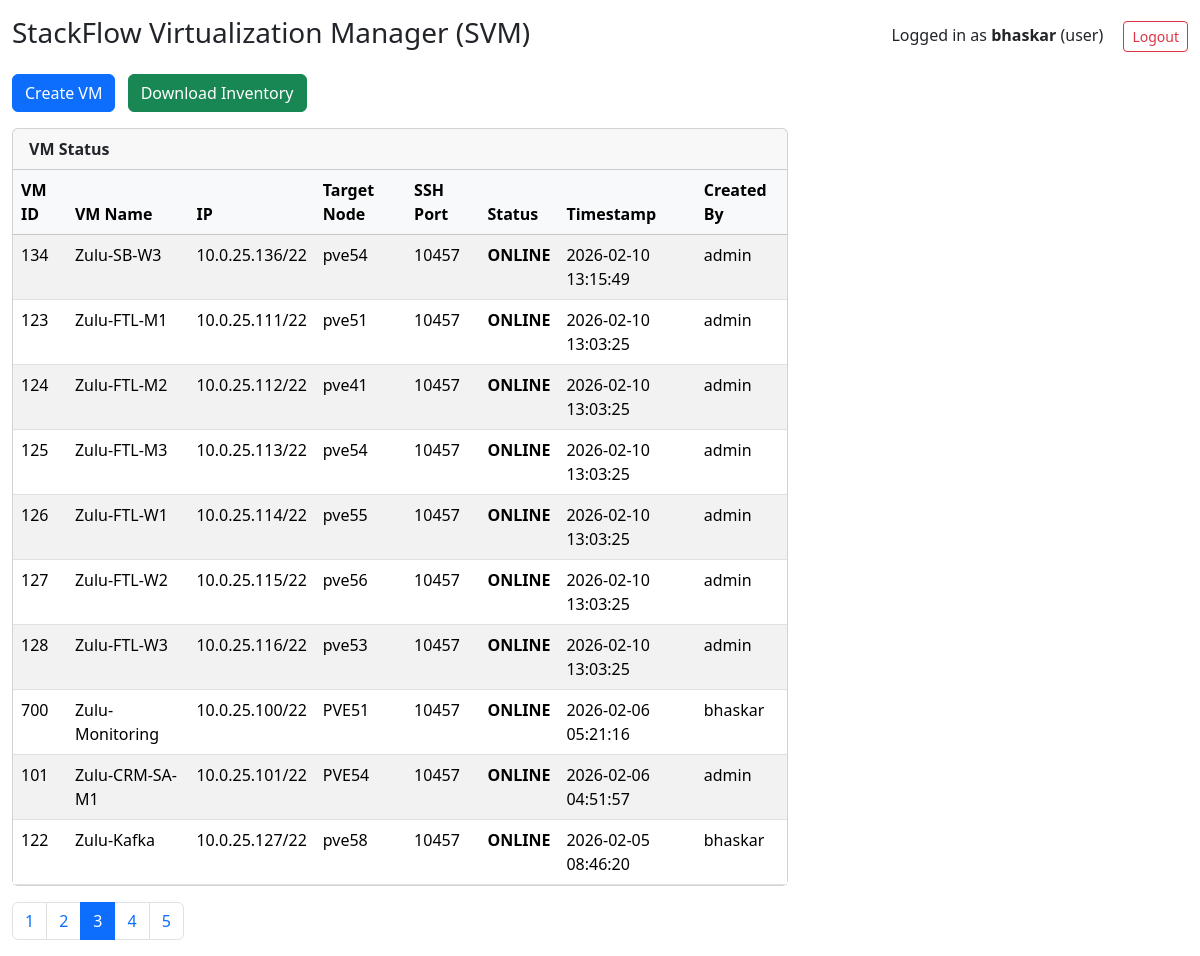
The app's page /dashboard?page=3&per_page=10 (signed in) with its own data.
### tables this page shows
CREATE TABLE vm_status (
        vmid TEXT PRIMARY KEY,
        vmname TEXT,
        ipaddr TEXT,
        target_node TEXT,
        ssh_port INTEGER,
        ssh_status TEXT,
        timestamp INTEGER,
        created_by TEXT
    , port_status TEXT, ports TEXT, disksize INTEGER DEFAULT 20, master_ip TEXT, cluster_name TEXT, extra_vars TEXT);

### app.py (the view)
@app.route("/dashboard")
@login_required
def dashboard():
    page = int(request.args.get("page", 1))
    per_page = int(request.args.get("per_page", 10))
    offset = (page-1)*per_page
    conn = sqlite3.connect(DB_PATH)
    c = conn.cursor()
    c.execute("SELECT COUNT(*) FROM vm_status")
    total_vms = c.fetchone()[0]
    c.execute(f"""
        SELECT vmid, vmname, ipaddr, target_node,
               ssh_port, ssh_status, timestamp, created_by
        FROM vm_status
        ORDER BY timestamp DESC
        LIMIT {per_page} OFFSET {offset}
    """)
    rows = c.fetchall()
    users = []
    if session["role"] == "admin":
        c.execute("SELECT username, email, role FROM users")
        users = c.fetchall()
    conn.close()
    vms = []
    for r in rows:
        vms.append({
            "vmid": r[0],
            "vmname": r[1],
            "ipaddr": r[2],
            "target_node": r[3],
            "ssh_port": r[4],
            "ssh_status": r[5],
            "timestamp": time.strftime("%Y-%m-%d %H:%M:%S", time.localtime(r[6])),
            "created_by": r[7]
        })
    total_pages = (total_vms + per_page - 1) // per_page
    return render_template(
        "dashboard.html",
        vms=vms,
        users=users,
        role=session["role"],
        username=session["username"],
        page=page,
        per_page=per_page,
        total_pages=total_pages
    )

### app.py (called while the page is built)
def login_required(f):
    @wraps(f)
    def wrap(*args, **kwargs):
        if "username" not in session:
            return redirect(url_for("login"))
        return f(*args, **kwargs)
    return wrap

### templates/dashboard.html (shortened to what this page needs)
<!DOCTYPE html>
<html lang="en">
<head>
<link href="https://cdn.jsdelivr.net/npm/bootstrap@5.3.3/dist/css/bootstrap.min.css" rel="stylesheet">
</head>
<body>
<div class="container-fluid mt-3">
<div class="d-flex justify-content-between align-items-center mb-3">
    <h3>StackFlow Virtualization Manager (SVM)</h3>
    <div>
        <span class="me-3">
            Logged in as <strong>{{ username }}</strong> ({{ role }})
        </span>
        <a href="{{ url_for('logout') }}" class="btn btn-outline-danger btn-sm">Logout</a>
    </div>
</div>
<div class="mb-3">
    <a href="{{ url_for('vm_form') }}" class="btn btn-primary">Create VM</a>
    <a href="{{ url_for('download_inventory') }}" class="btn btn-success ms-2">
        Download Inventory
    </a>
</div>
<div class="row">
<div class="col-md-8">
    <div class="card mb-3">
        <div class="card-header">VM Status</div>
        <div class="card-body p-0">
            <table class="table table-striped table-hover mb-0">
                <thead class="table-light">
                    <tr>
                        <th>VM ID</th>
                        <th>VM Name</th>
                        <th>IP</th>
                        <th>Target Node</th>
                        <th>SSH Port</th>
                        <th>Status</th>
                        <th>Timestamp</th>
                        <th>Created By</th>
                    </tr>
                </thead>
                <tbody>
                {% for vm in vms %}
                    <tr>
                        <td>{{ vm.vmid }}</td>
                        <td>{{ vm.vmname }}</td>
                        <td>{{ vm.ipaddr }}</td>
                        <td>{{ vm.target_node }}</td>
                        <td>{{ vm.ssh_port }}</td>
                        <td class="status-{{ vm.ssh_status }}">{{ vm.ssh_status }}</td>
                        <td>{{ vm.timestamp }}</td>
                        <td>{{ vm.created_by }}</td>
                    </tr>
                {% endfor %}
                </tbody>
            </table>
        </div>
    </div>
    <nav>
      <ul class="pagination">
        {% for p in range(1, total_pages + 1) %}
        <li class="page-item {% if p == page %}active{% endif %}">
            <a class="page-link"
               href="{{ url_for('dashboard', page=p, per_page=per_page) }}">
               {{ p }}
            </a>
        </li>
        {% endfor %}
      </ul>
    </nav>
</div>
</div>
</div>
</body>
</html>

### templates/dashboard.html (style rules this page uses)
.status-ONLINE { color: green; font-weight: bold; }
.card-header { font-weight: bold; }

### records on screen
vm_status: vmid "134", vmname "Zulu-SB-W3", ipaddr "10.0.25.136/22", target_node "pve54", ssh_port "10457", ssh_status "ONLINE", timestamp "2026-02-10 13:15:49", created_by "admin"
vm_status: vmid "123", vmname "Zulu-FTL-M1", ipaddr "10.0.25.111/22", target_node "pve51", ssh_port "10457", ssh_status "ONLINE", timestamp "2026-02-10 13:03:25", created_by "admin"
vm_status: vmid "124", vmname "Zulu-FTL-M2", ipaddr "10.0.25.112/22", target_node "pve41", ssh_port "10457", ssh_status "ONLINE", timestamp "2026-02-10 13:03:25", created_by "admin"
vm_status: vmid "125", vmname "Zulu-FTL-M3", ipaddr "10.0.25.113/22", target_node "pve54", ssh_port "10457", ssh_status "ONLINE", timestamp "2026-02-10 13:03:25", created_by "admin"
vm_status: vmid "126", vmname "Zulu-FTL-W1", ipaddr "10.0.25.114/22", target_node "pve55", ssh_port "10457", ssh_status "ONLINE", timestamp "2026-02-10 13:03:25", created_by "admin"
vm_status: vmid "127", vmname "Zulu-FTL-W2", ipaddr "10.0.25.115/22", target_node "pve56", ssh_port "10457", ssh_status "ONLINE", timestamp "2026-02-10 13:03:25", created_by "admin"
vm_status: vmid "128", vmname "Zulu-FTL-W3", ipaddr "10.0.25.116/22", target_node "pve53", ssh_port "10457", ssh_status "ONLINE", timestamp "2026-02-10 13:03:25", created_by "admin"
vm_status: vmid "700", vmname "Zulu-Monitoring", ipaddr "10.0.25.100/22", target_node "PVE51", ssh_port "10457", ssh_status "ONLINE", timestamp "2026-02-06 05:21:16", created_by "bhaskar"
vm_status: vmid "101", vmname "Zulu-CRM-SA-M1", ipaddr "10.0.25.101/22", target_node "PVE54", ssh_port "10457", ssh_status "ONLINE", timestamp "2026-02-06 04:51:57", created_by "admin"
vm_status: vmid "122", vmname "Zulu-Kafka", ipaddr "10.0.25.127/22", target_node "pve58", ssh_port "10457", ssh_status "ONLINE", timestamp "2026-02-05 08:46:20", created_by "bhaskar"

### other values on screen
{{ username }} "bhaskar"
{{ role }} "user"
{{ p }} "1" "2" "3" "4" "5"
